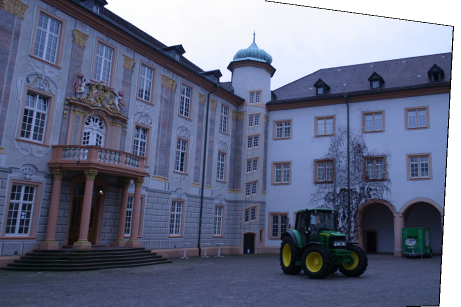
%> input picture Week4/Data/0001_rectified_s.png, 461 x 307 px
$ octave T5.m   (GNU Octave 9; MATLAB toolbox functions it lacks are replaced by stand-ins)
%> lines starting %> are read from the running program, lines starting %| are printed output that depends on the picture
%% 5. Depth map computation with local methods
disp('... Runing exercice 5')

% Data images: '0001_rectified_s.png','0002_rectified_s.png'

% Test the functions implemented in the previous section with the facade
% images. Try different matching costs and window sizes and comment the
% results.
% Notice that in this new data the minimum and maximum disparities may
% change.

imgLeft = imread('Data/0001_rectified_s.png');
%> imgLeft is the input picture: size 307x461x3 uint8; mean R, G, B 100.8, 106.9, 131.3
imgRight = imread('Data/0002_rectified_s.png');
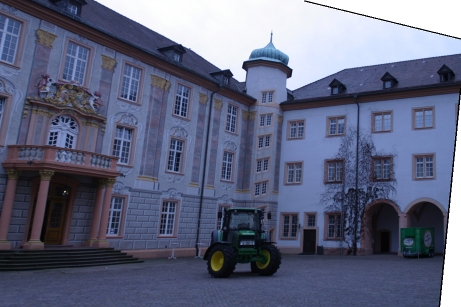
%> input picture Week4/Data/0002_rectified_s.png, 461 x 307 px
%> imgRight is the input picture: size 307x461x3 uint8; mean R, G, B 96.2, 101.6, 126.1
grayLeft = double(rgb2gray(imgLeft));
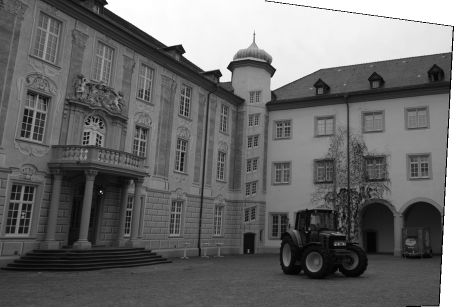
%> grayLeft: size 307x461 double; min 0, max 255, mean 107.9
grayRight = double(rgb2gray(imgRight));
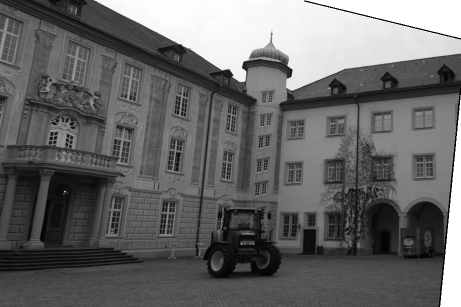
%> grayRight: size 307x461 double; min 0, max 255, mean 102.8
minDisp = 0;
maxDisp = 16;
gauss = 1;
matchingCost = 'SSD';

w = 3;
%> (the run ends here)
